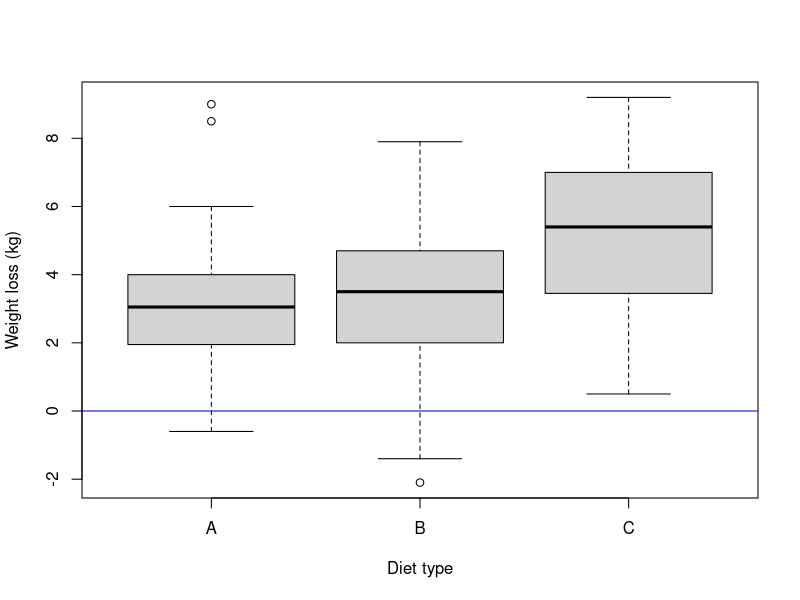

Write R code to recreate this figure. (Note: this script raises an error after producing the figure.)
## ---- chunk 1
# change working directory: should be the directory containg the Markdown files:
setwd("~/courses/cruk/LinearModelAndExtensions/20170719/Practicals/")

## ---- chunk 2
diet = read.csv("data/diet.csv",row.names=1)
diet$weight.loss = diet$initial.weight - diet$final.weight 
boxplot(weight.loss~diet.type,data=diet,col="light gray",
        ylab = "Weight loss (kg)", xlab = "Diet type")
abline(h=0,col="blue")
## ---- chunk 3
diet.fisher  = aov(weight.loss~diet.type,data=diet)
diet.welch   = oneway.test(weight.loss~diet.type,data=diet)
diet.kruskal = kruskal.test(weight.loss~diet.type,data=diet)

summary(diet.fisher)
print(diet.welch)
print(diet.kruskal)
## ---- chunk 4
summary(aov(weight.loss~diet.type,data=diet[diet$diet.type!="B",]))
t.test(weight.loss~diet.type,data=diet[diet$diet.type!="B",],var.equal = TRUE)
## ---- chunk 5
# mean and median weight loss per group:
mean_group   = tapply(diet$weight.loss,diet$diet.type,mean)
median_group = tapply(diet$weight.loss,diet$diet.type,median)
mean_group
median_group
# residuals:
diet$resid.mean   = (diet$weight.loss - mean_group[as.numeric(diet$diet.type)])
diet$resid.median = (diet$weight.loss - median_group[as.numeric(diet$diet.type)])
diet[1:10,]
## ---- chunk 6
par(mfrow=c(1,2),mar=c(4.5,4.5,2,0)) 
#
boxplot(resid.mean~diet.type,data=diet,main="Residual boxplot per group",col="light gray",xlab="Diet type",ylab="Residuals")
abline(h=0,col="blue")
#
col_group = rainbow(nlevels(diet$diet.type))
qqnorm(diet$resid.mean,col=col_group[as.numeric(diet$diet.type)])
qqline(diet$resid.mean)
legend("top",legend=levels(diet$diet.type),col=col_group,pch=21,ncol=3,box.lwd=NA)
## ---- chunk 7
shapiro.test(diet$resid.mean)
bartlett.test(diet$resid.mean~as.numeric(diet$diet.type))
## ---- chunk 8
plot(TukeyHSD(diet.fisher))
t.test(weight.loss~diet.type,data=diet[diet$diet.type!="C",],var.equal = TRUE)
## ---- chunk 9
diet.fisher = aov(weight.loss~diet.type*gender,data=diet)
summary(diet.fisher)

anova(lm(weight.loss~diet.type*gender,data=diet))
